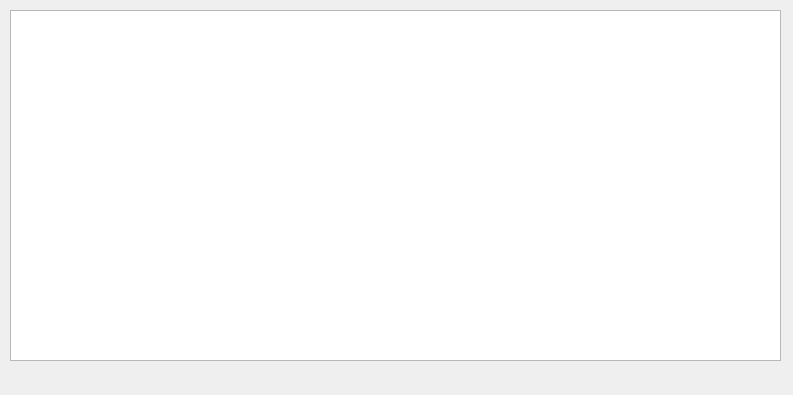
<?xml version="1.0" encoding="UTF-8"?>
<ui version="4.0">
 <class>totalstock</class>
 <widget class="QDialog" name="totalstock">
  <property name="geometry">
   <rect>
    <x>0</x>
    <y>0</y>
    <width>793</width>
    <height>395</height>
   </rect>
  </property>
  <property name="windowTitle">
   <string>Stock Report</string>
  </property>
  <widget class="QTableView" name="tableView">
   <property name="geometry">
    <rect>
     <x>10</x>
     <y>10</y>
     <width>771</width>
     <height>351</height>
    </rect>
   </property>
  </widget>
 </widget>
 <resources/>
 <connections/>
</ui>
